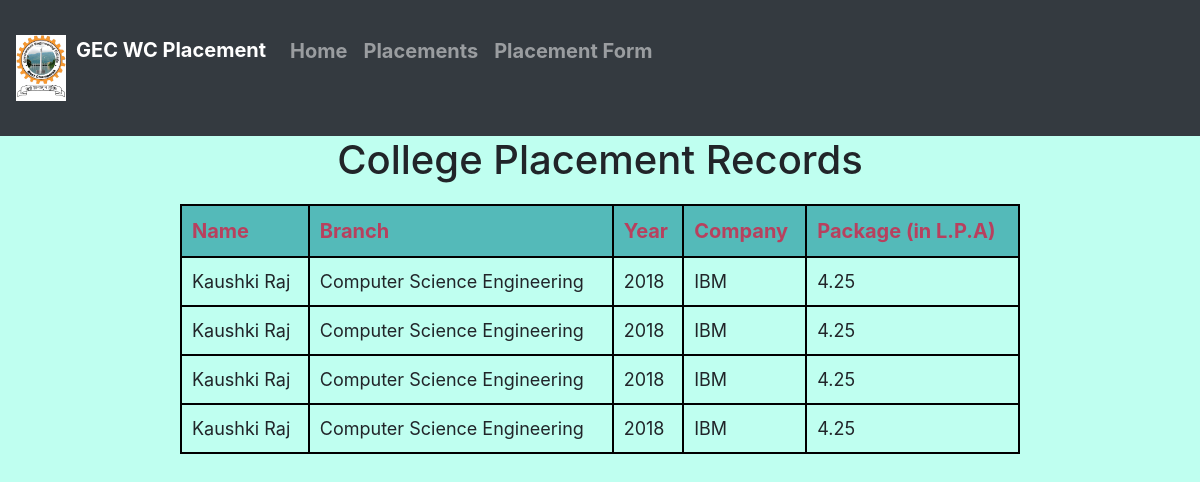
/placement_list, run on the app's committed database.
### college_placement_app/models.py (models this page shows)
class Records(models.Model):
    name=models.CharField(max_length = 100)
    branch=models.CharField(max_length = 100)
    year=models.IntegerField()
    company=models.CharField(max_length = 200)
    package=models.FloatField()

### college_placement_app/views.py (the view)
# urls.py: path('placement_list',views.placement_list,name="Placement_List"),
def placement_list(request):
    list = Records.objects.all()
    return render(request, "placement.html", {'datas': list})

### college_placement_app/templates/placement.html (shortened to what this page needs)
{% include "Header.html" %}
<!DOCTYPE html>
<html lang="en">
<head>
</head>
<body>
{% block content %}
<h1 align="center"> College Placement Records</h1>
<table align="center">
    <tr>
        <th>Name</th>
        <th>Branch</th>
        <th>Year</th>
        <th>Company</th>
        <th>Package (in L.P.A)</th>
    </tr>
{% for data in datas %}
    <tr><td>{{ data.name }}</td>
        <td>{{ data.branch }}</td>
        <td>{{ data.year }}</td>
        <td>{{ data.company }}</td>
        <td>{{ data.package }}</td>
    </tr>
{% endfor %}
</table>
{% endblock %}
</body>
</html>

### college_placement_app/templates/Header.html (shortened to what this page needs)
{% load static %}
<!DOCTYPE html>
<html lang="en">
<head>
   <link rel="stylesheet" href="https://cdn.jsdelivr.net/npm/bootstrap@4.6.1/dist/css/bootstrap.min.css">
</head>
<body style="background-color:#BFFFF0">
<nav class="navbar navbar-expand-md bg-dark navbar-dark">
  <a href="#" class="navbar-brand">
      <img src="/media/logo.jpg" alt="Logo" style="width:60px;float:left;padding-right:10px;"><b>GEC WC Placement</b>
            </a>
  <div class="collapse navbar-collapse" id="collapsibleNavbar">
    <ul class="navbar-nav" style="height:120px;">
      <li class="nav-item" style="padding-top:20px;font-weight:bold;font-size:20px;">
        <a class="nav-link" href="{% url 'Homepage' %}">Home</a>
      </li>
      <li class="nav-item" style="padding-top:20px;font-weight:bold;font-size:20px;">
        <a class="nav-link" href="{% url 'Placement_List' %}">Placements</a>
      </li>
      <li class="nav-item" style="padding-top:20px;font-weight:bold;font-size:20px;">
        <a class="nav-link" href="{% url 'Placement_form' %}">Placement Form</a>
      </li>
    </ul>
  </div>
</nav>
</body>
</html>

### college_placement_app/templates/placement.html (style rules this page uses)
table { width:70%;margin-top:20px; }
table,tr,td,th { border:2px solid black;border-collapse:collapse;padding:10px }
th { background-color:#54BAB9;font-size:20px;color:#B8405E; }
td { font-size:18px; }

### data on the page
Records: name "Kaushki Raj", branch "Computer Science Engineering", year "2018", company "IBM", package "4.25"
Records: name "Kaushki Raj", branch "Computer Science Engineering", year "2018", company "IBM", package "4.25"
Records: name "Kaushki Raj", branch "Computer Science Engineering", year "2018", company "IBM", package "4.25"
Records: name "Kaushki Raj", branch "Computer Science Engineering", year "2018", company "IBM", package "4.25"
